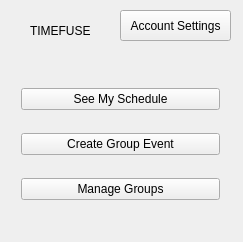
<?xml version="1.0" encoding="UTF-8"?>
<ui version="4.0">
 <class>home_screen</class>
 <widget class="QWidget" name="home_screen">
  <property name="geometry">
   <rect>
    <x>0</x>
    <y>0</y>
    <width>243</width>
    <height>242</height>
   </rect>
  </property>
  <property name="windowTitle">
   <string>Home</string>
  </property>
  <widget class="QWidget" name="gridLayoutWidget">
   <property name="geometry">
    <rect>
     <x>10</x>
     <y>60</y>
     <width>221</width>
     <height>171</height>
    </rect>
   </property>
   <layout class="QGridLayout" name="gridLayout">
    <item row="2" column="0">
     <widget class="QPushButton" name="manage_groups">
      <property name="text">
       <string>Manage Groups</string>
      </property>
     </widget>
    </item>
    <item row="1" column="0">
     <widget class="QPushButton" name="create_event">
      <property name="text">
       <string>Create Group Event</string>
      </property>
     </widget>
    </item>
    <item row="0" column="0">
     <widget class="QPushButton" name="see_schedule">
      <property name="text">
       <string>See My Schedule</string>
      </property>
     </widget>
    </item>
   </layout>
  </widget>
  <widget class="QPushButton" name="account_settings">
   <property name="geometry">
    <rect>
     <x>120</x>
     <y>10</y>
     <width>111</width>
     <height>31</height>
    </rect>
   </property>
   <property name="text">
    <string>Account Settings</string>
   </property>
  </widget>
  <widget class="QLabel" name="timefuse">
   <property name="geometry">
    <rect>
     <x>30</x>
     <y>20</y>
     <width>61</width>
     <height>21</height>
    </rect>
   </property>
   <property name="text">
    <string>TIMEFUSE</string>
   </property>
  </widget>
 </widget>
 <layoutdefault spacing="6" margin="11"/>
 <resources/>
 <connections/>
</ui>
